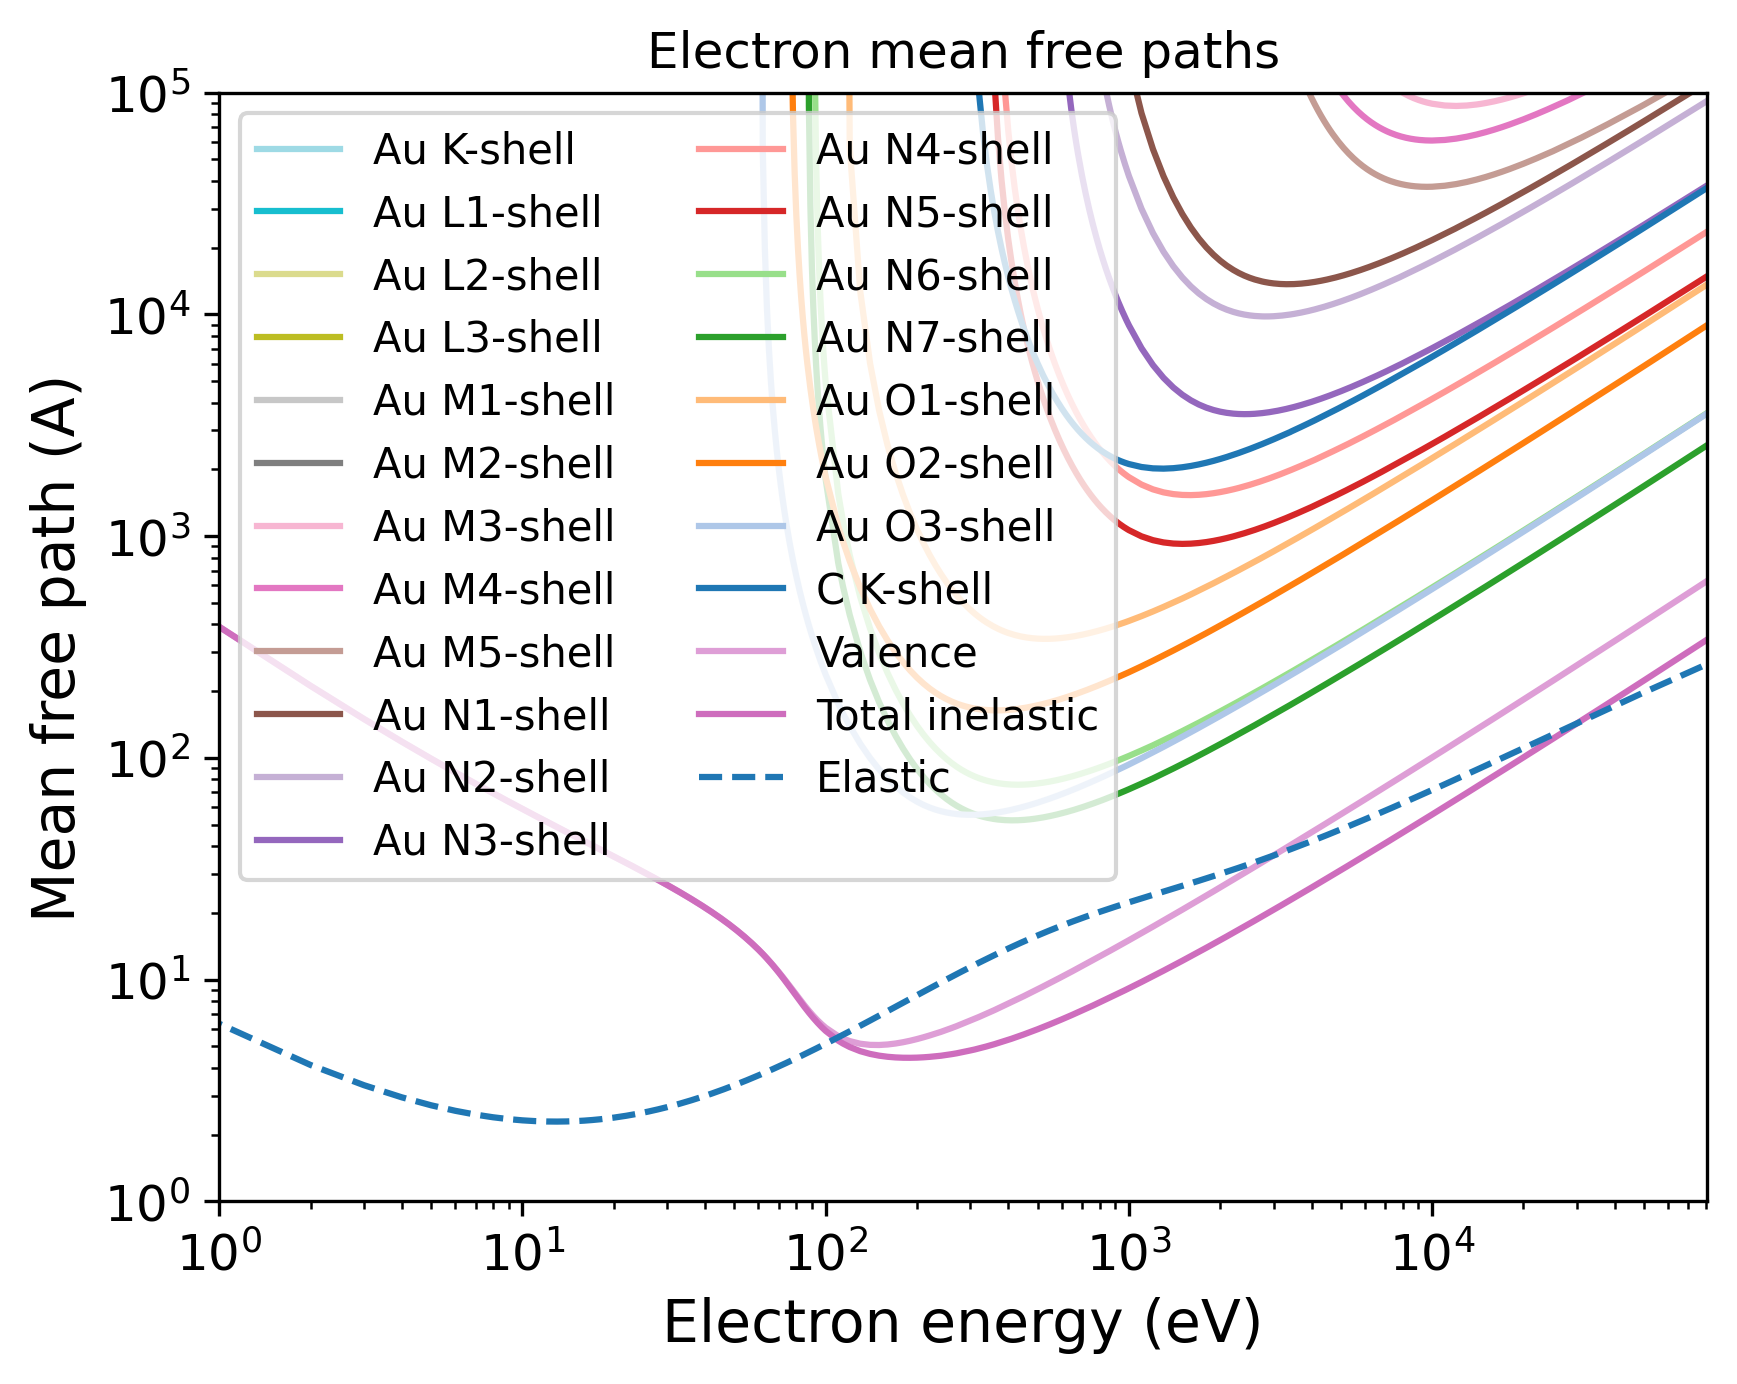

The Python source for this figure:
import pandas as pd
import numpy as np
import matplotlib.pyplot as plt
import matplotlib.cm as cm
# Set the format:
plt.xlabel("Electron energy (eV)", fontsize=14)
plt.ylabel("Mean free path (A)", fontsize=14)
plt.xticks(fontsize=12)
plt.yticks(fontsize=12)
plt.grid(False)
# Set the axes:
# Read the output file:
df = pd.read_csv(r"OUTPUT_Au_on_C_Electron_IMFP.dat", sep=r'\s+', header=None, comment="#", skipinitialspace=True)
plt.xscale("log")
plt.yscale("log")
# Prepare the plot:
columns_to_plot = [ 1, 2, 3, 4, 5, 6, 7, 8, 9, 10, 11, 12, 13, 14, 15, 16, 17, 18, 19, 20, 21, 22]
labels = [ "Au K-shell", "Au L1-shell", "Au L2-shell", "Au L3-shell", "Au M1-shell", "Au M2-shell", "Au M3-shell", "Au M4-shell", "Au M5-shell", "Au N1-shell", "Au N2-shell", "Au N3-shell", "Au N4-shell", "Au N5-shell", "Au N6-shell", "Au N7-shell", "Au O1-shell", "Au O2-shell", "Au O3-shell", "C K-shell", "Valence", "Total inelastic"]
# Create N distinct colors from a colormap
N = len(columns_to_plot)
colors = np.vstack([plt.cm.tab20(np.linspace(1, 0, 20)), plt.cm.tab20b(np.linspace(1, 0, 20))])
# Set line styles:
linestyles = [ "-", "-", "-", "-", "-", "-", "-", "-", "-", "-", "-", "-", "-", "-", "-", "-", "-", "-", "-", "-", "-", "-"]
for i, col in enumerate(columns_to_plot):
    color = colors[i % len(colors)]
    ls    = linestyles[i % len(linestyles)]
    label = labels[i % len(labels)]
    plt.plot(df.iloc[:, 0], df.iloc[:, col],
    color=color,
    label=label,
    linestyle=ls)
# Add a curve from the second file
df2 = pd.read_csv(r"OUTPUT_Au_on_C_Electron_EMFP.dat", sep=r'\s+', header=None, comment="#", skipinitialspace=True)
columns_to_plot2 = [ 3]
labels2 = [ "Elastic"]
# Create second part of the plot:
for col, label in zip(columns_to_plot2, labels2):
    plt.plot(df2.iloc[:, 0], df2.iloc[:, col], label=label, linestyle="--")
plt.xlim(1.00000000,80729.00100000)
plt.ylim(1.00000000,100000.00000000)
plt.title("Electron mean free paths")
plt.legend(loc="best", fontsize=10, ncol=2)
# Save the plot in this format:
plt.savefig("OUTPUT_MFP_electron.png", dpi=300, bbox_inches="tight")
